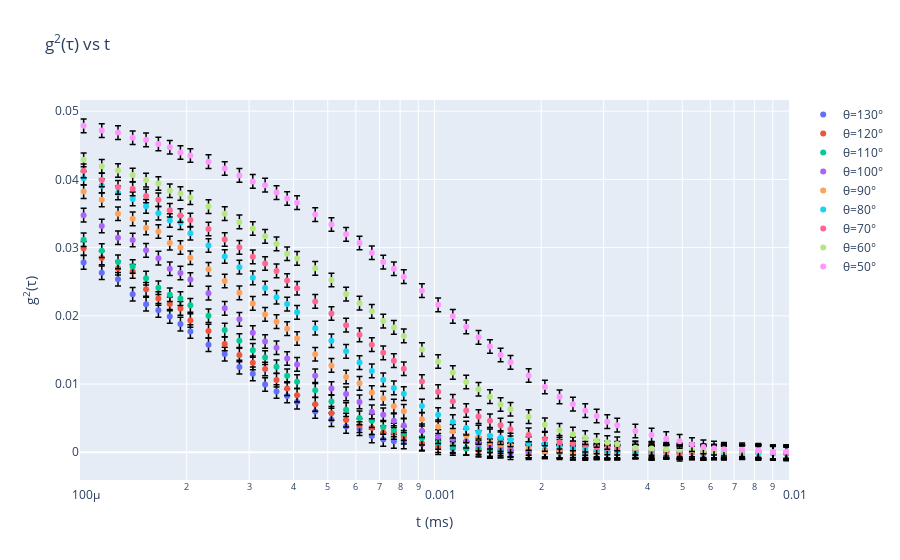

Notebook source saved alongside this figure:
### Code cell
# plot row data

fig = go.Figure()

# fig.add_trace(go.Scatter(x=x, y=y, mode='lines', name='data'))

fig.update_layout(
	xaxis_type="log",
	yaxis_title="g<sup>2</sup>(τ)",
	xaxis_title="t (ms)",
	title='g<sup>2</sup>(τ) vs t',
	xaxis=dict(range=[np.log10(0.0001), np.log10(0.01)]),
	# yaxis=dict(range=[0, 0.06])
)

for θ in data.keys():
	fig.add_trace(go.Scatter(x=data[θ]['t'], y=data[θ]['g'], mode='markers', name=f'θ={θ}°',error_y=dict( 
			type='constant', 
			value=0.001, 
			color='black',
			thickness=1.5, 
			width=3, 
		)))

fig.show()
